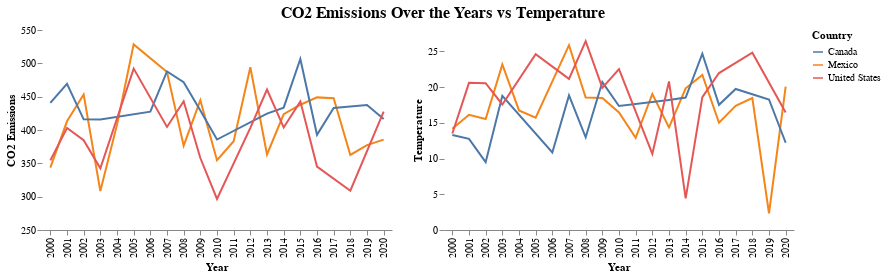

The notebook cell saved with this chart:
### Code cell
# Create the Selection Interval and Legend Label Selector parameters
brush = alt.selection_interval(encodings = ['x'])
legend_select = alt.selection_point(fields=['Country_Name'], bind='legend')

# Plot the data
line_chart1 = alt.Chart(CO2_df).mark_line(color = "black").encode(
    x = alt.X('Year_Recorded:O', title = "Year"),
    
    y = alt.Y('Max_CO2_Emissions:Q', title = "CO2 Emissions", 
              scale = alt.Scale(domain = [250, 550]), 
              axis = alt.Axis(grid = False, domain = False)),
    
    color = alt.Color('Country_Name', title = "Country"),
    opacity = alt.condition(legend_select, alt.value(1), alt.value(0.2)),
    tooltip = ['Year_Recorded', 'Max_CO2_Emissions']
).add_params(
    brush,
    legend_select
).properties(
    width = 350,
    height = 200
)

CO2_and_temp = alt.hconcat(line_chart1, line_chart1.encode(
    y = alt.Y("Max_Temperature", title = "Temperature", axis = alt.Axis(grid = False, domain = False))).transform_filter(legend_select).transform_filter(brush))

CO2_and_temp.properties(
    title = alt.Title("CO2 Emissions Over the Years vs Temperature", anchor = "middle", fontSize = 16)
).configure_view(
    strokeWidth = 0
)

### Figure 1 — Vega-Lite specification as saved in the notebook (floating-point values rounded to 4 significant figures)
{"config": {"view": {"continuousWidth": 300, "continuousHeight": 300, "strokeWidth": 0}}, "hconcat": [{"mark": {"type": "line", "color": "black"}, "encoding": {"color": {"field": "Country_Name", "title": "Country", "type": "nominal"}, "opacity": {"condition": {"param": "param_2", "value": 1}, "value": 0.2}, "tooltip": [{"field": "Year_Recorded", "type": "quantitative"}, {"field": "Max_CO2_Emissions", "type": "quantitative"}], "x": {"field": "Year_Recorded", "title": "Year", "type": "ordinal"}, "y": {"axis": {"domain": false, "grid": false}, "field": "Max_CO2_Emissions", "scale": {"domain": [250, 550]}, "title": "CO2 Emissions", "type": "quantitative"}}, "height": 200, "name": "view_1", "width": 350}, {"mark": {"type": "line", "color": "black"}, "encoding": {"color": {"field": "Country_Name", "title": "Country", "type": "nominal"}, "opacity": {"condition": {"param": "param_2", "value": 1}, "value": 0.2}, "tooltip": [{"field": "Year_Recorded", "type": "quantitative"}, {"field": "Max_CO2_Emissions", "type": "quantitative"}], "x": {"field": "Year_Recorded", "title": "Year", "type": "ordinal"}, "y": {"axis": {"domain": false, "grid": false}, "field": "Max_Temperature", "title": "Temperature", "type": "quantitative"}}, "height": 200, "name": "view_2", "transform": [{"filter": {"param": "param_2"}}, {"filter": {"param": "param_1"}}], "width": 350}], "data": {"name": "data-3c741118981e5838f3f0ebc351ae6020"}, "params": [{"name": "param_1", "select": {"type": "interval", "encodings": ["x"]}, "views": ["view_1", "view_2"]}, {"name": "param_2", "select": {"type": "point", "fields": ["Country_Name"]}, "bind": "legend", "views": ["view_1", "view_2"]}], "title": {"text": "CO2 Emissions Over the Years vs Temperature", "anchor": "middle", "fontSize": 16}, "$schema": "https://vega.github.io/schema/vega-lite/v5.16.3.json", "datasets": {"data-3c741118981e5838f3f0ebc351ae6020": [{"Country_Name": "Mexico              ", "Year_Recorded": 2000, "Avg_Temperature": 14.17, "Max_Temperature": 14.17, "Max_CO2_Emissions": 343.4, "Avg_CO2_Emissions": 343.4}, {"Country_Name": "Canada              ", "Year_Recorded": 2000, "Avg_Temperature": 8.705, "Max_Temperature": 13.31, "Max_CO2_Emissions": 440.5, "Avg_CO2_Emissions": 430.3}, {"Country_Name": "United States       ", "Year_Recorded": 2000, "Avg_Temperature": 13.5, "Max_Temperature": 13.5, "Max_CO2_Emissions": 354.4, "Avg_CO2_Emissions": 354.4}, {"Country_Name": "Mexico              ", "Year_Recorded": 2001, "Avg_Temperature": 12.97, "Max_Temperature": 16.13, "Max_CO2_Emissions": 413.0, "Avg_CO2_Emissions": 386.7}, {"Country_Name": "Canada              ", "Year_Recorded": 2001, "Avg_Temperature": 12.76, "Max_Temperature": 12.76, "Max_CO2_Emissions": 469.4, "Avg_CO2_Emissions": 469.4}, {"Country_Name": "United States       ", "Year_Recorded": 2001, "Avg_Temperature": 20.6, "Max_Temperature": 20.6, "Max_CO2_Emissions": 403.0, "Avg_CO2_Emissions": 403.0}, {"Country_Name": "Canada              ", "Year_Recorded": 2002, "Avg_Temperature": 9.25, "Max_Temperature": 9.502, "Max_CO2_Emissions": 416.0, "Avg_CO2_Emissions": 377.7}, {"Country_Name": "Mexico              ", "Year_Recorded": 2002, "Avg_Temperature": 15.18, "Max_Temperature": 15.54, "Max_CO2_Emissions": 453.1, "Avg_CO2_Emissions": 414.5}, {"Country_Name": "United States       ", "Year_Recorded": 2002, "Avg_Temperature": 20.56, "Max_Temperature": 20.56, "Max_CO2_Emissions": 384.6, "Avg_CO2_Emissions": 384.6}, {"Country_Name": "Canada              ", "Year_Recorded": 2003, "Avg_Temperature": 13.22, "Max_Temperature": 18.8, "Max_CO2_Emissions": 415.7, "Avg_CO2_Emissions": 391.9}, {"Country_Name": "Mexico              ", "Year_Recorded": 2003, "Avg_Temperature": 23.17, "Max_Temperature": 23.17, "Max_CO2_Emissions": 308.3, "Avg_CO2_Emissions": 308.3}, {"Country_Name": "United States       ", "Year_Recorded": 2003, "Avg_Temperature": 17.57, "Max_Temperature": 17.57, "Max_CO2_Emissions": 342.6, "Avg_CO2_Emissions": 342.6}, {"Country_Name": "Mexico              ", "Year_Recorded": 2004, "Avg_Temperature": 16.74, "Max_Temperature": 16.74, "Max_CO2_Emissions": 407.8, "Avg_CO2_Emissions": 407.8}, {"Country_Name": "United States       ", "Year_Recorded": 2005, "Avg_Temperature": 23.91, "Max_Temperature": 24.61, "Max_CO2_Emissions": 492.1, "Avg_CO2_Emissions": 447.1}, {"Country_Name": "Mexico              ", "Year_Recorded": 2005, "Avg_Temperature": 12.9, "Max_Temperature": 15.73, "Max_CO2_Emissions": 528.4, "Avg_CO2_Emissions": 458.8}, {"Country_Name": "Canada              ", "Year_Recorded": 2006, "Avg_Temperature": 10.86, "Max_Temperature": 10.86, "Max_CO2_Emissions": 427.4, "Avg_CO2_Emissions": 427.4}, {"Country_Name": "Mexico              ", "Year_Recorded": 2007, "Avg_Temperature": 25.45, "Max_Temperature": 25.88, "Max_CO2_Emissions": 486.8, "Avg_CO2_Emissions": 464.3}, {"Country_Name": "Canada              ", "Year_Recorded": 2007, "Avg_Temperature": 13.8, "Max_Temperature": 18.84, "Max_CO2_Emissions": 487.8, "Avg_CO2_Emissions": 473.8}, {"Country_Name": "United States       ", "Year_Recorded": 2007, "Avg_Temperature": 17.09, "Max_Temperature": 21.16, "Max_CO2_Emissions": 404.6, "Avg_CO2_Emissions": 380.2}, {"Country_Name": "Canada              ", "Year_Recorded": 2008, "Avg_Temperature": 11.1, "Max_Temperature": 12.98, "Max_CO2_Emissions": 471.7, "Avg_CO2_Emissions": 380.8}, {"Country_Name": "Mexico              ", "Year_Recorded": 2008, "Avg_Temperature": 18.53, "Max_Temperature": 18.53, "Max_CO2_Emissions": 376.5, "Avg_CO2_Emissions": 376.5}, {"Country_Name": "United States       ", "Year_Recorded": 2008, "Avg_Temperature": 16.75, "Max_Temperature": 26.43, "Max_CO2_Emissions": 443.1, "Avg_CO2_Emissions": 400.8}, {"Country_Name": "Canada              ", "Year_Recorded": 2009, "Avg_Temperature": 15.87, "Max_Temperature": 20.71, "Max_CO2_Emissions": 429.1, "Avg_CO2_Emissions": 387.5}, {"Country_Name": "Mexico              ", "Year_Recorded": 2009, "Avg_Temperature": 18.48, "Max_Temperature": 18.48, "Max_CO2_Emissions": 444.7, "Avg_CO2_Emissions": 444.7}, {"Country_Name": "United States       ", "Year_Recorded": 2009, "Avg_Temperature": 19.89, "Max_Temperature": 19.89, "Max_CO2_Emissions": 357.9, "Avg_CO2_Emissions": 357.9}, {"Country_Name": "Canada              ", "Year_Recorded": 2010, "Avg_Temperature": 17.36, "Max_Temperature": 17.36, "Max_CO2_Emissions": 385.7, "Avg_CO2_Emissions": 385.7}, {"Country_Name": "United States       ", "Year_Recorded": 2010, "Avg_Temperature": 22.53, "Max_Temperature": 22.53, "Max_CO2_Emissions": 296.6, "Avg_CO2_Emissions": 296.6}, {"Country_Name": "Mexico              ", "Year_Recorded": 2010, "Avg_Temperature": 16.45, "Max_Temperature": 16.45, "Max_CO2_Emissions": 354.7, "Avg_CO2_Emissions": 354.7}, {"Country_Name": "Mexico              ", "Year_Recorded": 2011, "Avg_Temperature": 8.511, "Max_Temperature": 12.91, "Max_CO2_Emissions": 383.2, "Avg_CO2_Emissions": 365.0}, {"Country_Name": "Mexico              ", "Year_Recorded": 2012, "Avg_Temperature": 15.8, "Max_Temperature": 19.04, "Max_CO2_Emissions": 494.1, "Avg_CO2_Emissions": 473.5}, {"Country_Name": "United States       ", "Year_Recorded": 2012, "Avg_Temperature": 10.65, "Max_Temperature": 10.65, "Max_CO2_Emissions": 403.2, "Avg_CO2_Emissions": 403.2}, {"Country_Name": "Canada              ", "Year_Recorded": 2013, "Avg_Temperature": 18.21, "Max_Temperature": 18.21, "Max_CO2_Emissions": 424.6, "Avg_CO2_Emissions": 424.6}, {"Country_Name": "Mexico              ", "Year_Recorded": 2013, "Avg_Temperature": 14.36, "Max_Temperature": 14.36, "Max_CO2_Emissions": 363.3, "Avg_CO2_Emissions": 363.3}, {"Country_Name": "United States       ", "Year_Recorded": 2013, "Avg_Temperature": 17.15, "Max_Temperature": 20.8, "Max_CO2_Emissions": 460.6, "Avg_CO2_Emissions": 399.5}, {"Country_Name": "Canada              ", "Year_Recorded": 2014, "Avg_Temperature": 18.54, "Max_Temperature": 18.54, "Max_CO2_Emissions": 433.5, "Avg_CO2_Emissions": 433.5}, {"Country_Name": "Mexico              ", "Year_Recorded": 2014, "Avg_Temperature": 19.84, "Max_Temperature": 19.84, "Max_CO2_Emissions": 423.6, "Avg_CO2_Emissions": 423.6}, {"Country_Name": "United States       ", "Year_Recorded": 2014, "Avg_Temperature": 4.419, "Max_Temperature": 4.419, "Max_CO2_Emissions": 403.8, "Avg_CO2_Emissions": 403.8}, {"Country_Name": "Mexico              ", "Year_Recorded": 2015, "Avg_Temperature": 12.96, "Max_Temperature": 21.7, "Max_CO2_Emissions": 437.9, "Avg_CO2_Emissions": 417.3}, {"Country_Name": "Canada              ", "Year_Recorded": 2015, "Avg_Temperature": 18.49, "Max_Temperature": 24.67, "Max_CO2_Emissions": 506.5, "Avg_CO2_Emissions": 417.6}, {"Country_Name": "United States       ", "Year_Recorded": 2015, "Avg_Temperature": 14.82, "Max_Temperature": 18.61, "Max_CO2_Emissions": 442.9, "Avg_CO2_Emissions": 392.9}, {"Country_Name": "Canada              ", "Year_Recorded": 2016, "Avg_Temperature": 14.39, "Max_Temperature": 17.53, "Max_CO2_Emissions": 392.8, "Avg_CO2_Emissions": 366.6}, {"Country_Name": "Mexico              ", "Year_Recorded": 2016, "Avg_Temperature": 12.55, "Max_Temperature": 15.01, "Max_CO2_Emissions": 448.9, "Avg_CO2_Emissions": 420.5}, {"Country_Name": "United States       ", "Year_Recorded": 2016, "Avg_Temperature": 21.97, "Max_Temperature": 21.97, "Max_CO2_Emissions": 345.2, "Avg_CO2_Emissions": 345.2}, {"Country_Name": "Canada              ", "Year_Recorded": 2017, "Avg_Temperature": 14.1, "Max_Temperature": 19.74, "Max_CO2_Emissions": 433.0, "Avg_CO2_Emissions": 415.6}, {"Country_Name": "Mexico              ", "Year_Recorded": 2017, "Avg_Temperature": 14.43, "Max_Temperature": 17.38, "Max_CO2_Emissions": 447.6, "Avg_CO2_Emissions": 394.5}, {"Country_Name": "Mexico              ", "Year_Recorded": 2018, "Avg_Temperature": 18.47, "Max_Temperature": 18.47, "Max_CO2_Emissions": 362.6, "Avg_CO2_Emissions": 362.6}, {"Country_Name": "United States       ", "Year_Recorded": 2018, "Avg_Temperature": 24.82, "Max_Temperature": 24.82, "Max_CO2_Emissions": 308.9, "Avg_CO2_Emissions": 308.9}, {"Country_Name": "Canada              ", "Year_Recorded": 2019, "Avg_Temperature": 15.7, "Max_Temperature": 18.28, "Max_CO2_Emissions": 437.5, "Avg_CO2_Emissions": 394.4}, {"Country_Name": "Mexico              ", "Year_Recorded": 2019, "Avg_Temperature": 2.339, "Max_Temperature": 2.339, "Max_CO2_Emissions": 377.4, "Avg_CO2_Emissions": 377.4}, {"Country_Name": "Mexico              ", "Year_Recorded": 2020, "Avg_Temperature": 17.6, "Max_Temperature": 20.08, "Max_CO2_Emissions": 385.5, "Avg_CO2_Emissions": 353.0}, {"Country_Name": "Canada              ", "Year_Recorded": 2020, "Avg_Temperature": 12.22, "Max_Temperature": 12.22, "Max_CO2_Emissions": 416.5, "Avg_CO2_Emissions": 416.5}, {"Country_Name": "United States       ", "Year_Recorded": 2020, "Avg_Temperature": 15.56, "Max_Temperature": 16.44, "Max_CO2_Emissions": 427.6, "Avg_CO2_Emissions": 406.1}]}}
